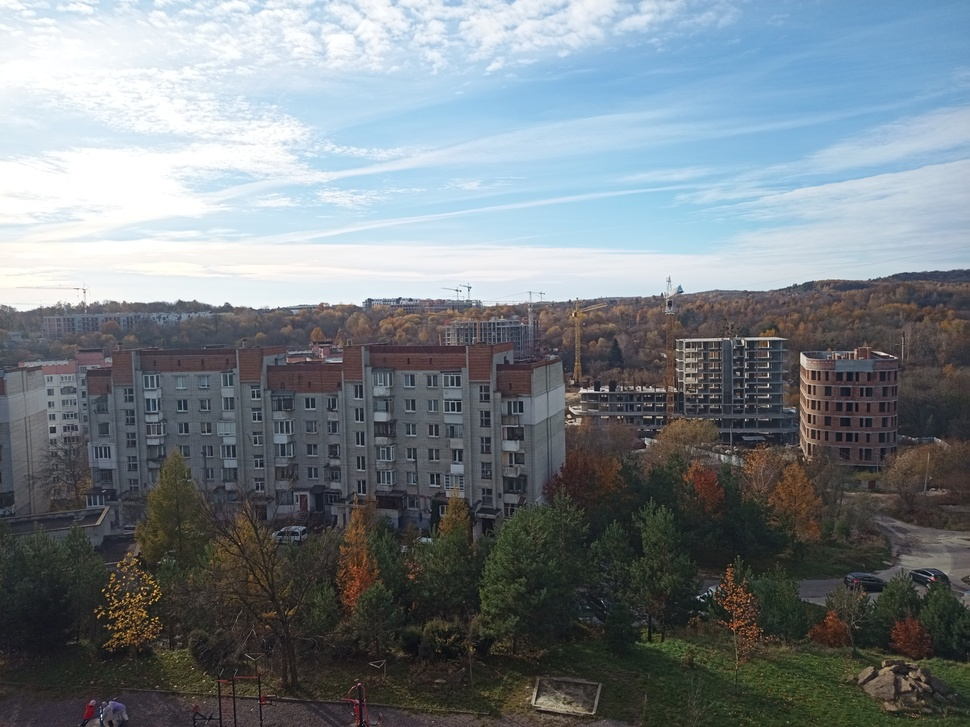
#> input picture CameraCalibration/TestImag1.jpg, 970 x 727 px, shrunk from 4000 x 3000 before the run, given in place of Stadium.mp4, which was not available
$ python ObjectDetectRealtimeCUDA.py
#> lines starting #> are read from the running program, lines starting #| are printed output that depends on the picture; after the words box and inside, x2 and y2 are one past the last pixel; in counts of white or black regions, pixels touching at a corner belong together; pictures that were not available may be replaced by others from this repository, and a replacement may not be noted
import cv2
import numpy as np
import time
from collections import deque

# Global parameters
bitBrightSelector = 0.65
bitThresh = 40
kpGraphRigidity = 2
numOfKeypoints = 500

# GPU check
use_cuda = cv2.cuda.getCudaEnabledDeviceCount() > 0

def align_images(image1, image2):
    orb = cv2.ORB_create(numOfKeypoints)
    keypoints1, descriptors1 = orb.detectAndCompute(image1, None)
    keypoints2, descriptors2 = orb.detectAndCompute(image2, None)

    if descriptors1 is None or descriptors2 is None:
        return image1, image2, (0, 0)

    bf = cv2.BFMatcher(cv2.NORM_HAMMING, crossCheck=True)
    matches = bf.match(descriptors1, descriptors2)
    matches = sorted(matches, key=lambda x: x.distance)[:50]

    if len(matches) < 10:
        return image1, image2, (0, 0)

    src_pts = np.float32([keypoints2[m.trainIdx].pt for m in matches]).reshape(-1, 1, 2)
    dst_pts = np.float32([keypoints1[m.queryIdx].pt for m in matches]).reshape(-1, 1, 2)

    # Verify keypoints graph rigidity by checking pairwise distances
    rigid_matches = []
    for i in range(len(matches)):
        for j in range(i + 1, len(matches)):
            d_src = np.linalg.norm(src_pts[i] - src_pts[j])
            d_dst = np.linalg.norm(dst_pts[i] - dst_pts[j])
            if abs(d_src - d_dst) <= kpGraphRigidity:  # Threshold for rigid transformation
                rigid_matches.append(matches[i])
                rigid_matches.append(matches[j])

    rigid_matches = list(set(rigid_matches))  # Remove duplicates
    if len(rigid_matches) < 10:
        print(f"The keypoints rigid graph contains less than 10 points: {len(rigid_matches)}")
        return image2, image2, (0, 0), (image1.shape[1], image1.shape[0])

    src_pts = np.float32([keypoints2[m.trainIdx].pt for m in rigid_matches]).reshape(-1, 1, 2)
    dst_pts = np.float32([keypoints1[m.queryIdx].pt for m in rigid_matches]).reshape(-1, 1, 2)

    M, _ = cv2.estimateAffinePartial2D(src_pts, dst_pts)
    if M is None:
        return image1, image2, (0, 0)

    aligned_image2 = cv2.warpAffine(image2, M, (image1.shape[1], image1.shape[0]))

    # Set the bounding box of the largest dark region
    align_image1, align_image2, left_top, right_bottom = compute_intersection(image1, aligned_image2, M)

    return align_image1, align_image2, left_top, right_bottom


def compute_intersection(image1, image2, M):
    """
    Crops image1 and image2 to their intersection region based on transformation matrix M.

    Parameters:
        image1 (numpy.ndarray): First aligned image.
        image2 (numpy.ndarray): Second aligned image.
        M (numpy.ndarray): 2x3 Affine transformation matrix.

    Returns:
        tuple: Cropped image1 and image2 containing only the intersection region.
    """
    # Validate matrix
    if M is None:
        raise ValueError("Affine transformation matrix M is None")

    # Get image dimensions
    h, w = image1.shape[:2]

    # Define corners of image1
    corners = np.array([[0, 0], [w, 0], [0, h], [w, h]], dtype=np.float32)

    # Transform corners using M
    transformed_corners = cv2.transform(np.array([corners]), M)[0]

    # Extract individual transformed corner coordinates
    left_top_x, left_top_y         = transformed_corners[0]
    right_top_x, right_top_y       = transformed_corners[1]
    left_bottom_x, left_bottom_y   = transformed_corners[2]
    right_bottom_x, right_bottom_y = transformed_corners[3]

    # Compute bounding box limits using specific corner coordinates
    x_min = max(0, int(np.ceil(max(left_top_x, left_bottom_x))))
    y_min = max(0, int(np.ceil(max(left_top_y, right_top_y))))
    x_max = min(w, int(np.floor(min(right_bottom_x, right_top_x))))
    y_max = min(h, int(np.floor(min(right_bottom_y, left_bottom_y))))

    # Ensure valid intersection
    if x_max <= x_min or y_max <= y_min:
        x_min, y_min, x_max, y_max = 0, 0, w, h
        # raise ValueError("No valid intersection found.")

    # Crop images to the intersection region
    cropped_image1 = image1[y_min:y_max, x_min:x_max]
    cropped_image2 = image2[y_min:y_max, x_min:x_max]

    return cropped_image1, cropped_image2, (x_min, y_min), (x_max, y_max)

def highlight_motion(frame1, frame2, bbox_history=None, max_history=15, sizeThresh=1):
    global bitBrightSelector
    global bitThresh
    gray1 = cv2.cvtColor(frame1, cv2.COLOR_BGR2GRAY)
    gray2 = cv2.cvtColor(frame2, cv2.COLOR_BGR2GRAY)

    if use_cuda:
        gray1_gpu = cv2.cuda_GpuMat()
        gray2_gpu = cv2.cuda_GpuMat()
        gray1_gpu.upload(gray1)
        gray2_gpu.upload(gray2)
        diff_gpu = cv2.cuda.absdiff(gray1_gpu, gray2_gpu)
        diff = diff_gpu.download()
    else:
        aligned1, aligned2, top_left, right_bottom = align_images(gray1, gray2)
        diff = cv2.absdiff(aligned1, aligned2)

    minVal, maxVal, _, maxLoc = cv2.minMaxLoc(diff)
    # [24 lines of commented-out code are left out]

    annotated_frame = frame2.copy()
    # for (x, y, w, h) in boxes:
    #     cv2.rectangle(annotated_frame, (x, y), (x + w, y + h), (0, 0, 255), 2)

    # Mark strongest change
    selectionSide = 30
    cv2.rectangle(annotated_frame,
                  (maxLoc[0] - selectionSide // 2, maxLoc[1] - selectionSide // 2),
                  (maxLoc[0] + selectionSide // 2, maxLoc[1] + selectionSide // 2),
                  (0, 255, 0), 2)
    return annotated_frame

def play_and_detect(videoFile, start_time=0, end_time=None, save_output=False, output_file="output_with_motion.avi"):
#> called with videoFile = 'Stadium.mp4', start_time = 0, end_time = 80, save_output = True, output_file = 'output_with_motion.avi'
    cap = cv2.VideoCapture(videoFile)
    if not cap.isOpened():
        print("Error: Cannot open video.")
        return

    fps = cap.get(cv2.CAP_PROP_FPS)
    width  = int(cap.get(cv2.CAP_PROP_FRAME_WIDTH))
    height = int(cap.get(cv2.CAP_PROP_FRAME_HEIGHT))
    total_frames = int(cap.get(cv2.CAP_PROP_FRAME_COUNT))
    total_time = total_frames / fps

    if end_time is None or end_time > total_time:
        end_time = total_time

    cap.set(cv2.CAP_PROP_POS_FRAMES, int(start_time * fps))
    current_time = start_time

    # Setup video writer
    writer = None
    if save_output:
        fourcc = cv2.VideoWriter_fourcc(*'XVID')
        writer = cv2.VideoWriter(output_file, fourcc, fps, (width, height))

    ret, prev_frame = cap.read()
#> prev_frame is the input picture: shape (727, 970, 3); mean B, G, R 131.8, 126.1, 117.8
    if not ret:
        print("Error: Cannot read initial frame.")
        return

    bbox_history = deque()

    while cap.isOpened() and current_time <= end_time:
        frame_number = int(current_time * fps)
        cap.set(cv2.CAP_PROP_POS_FRAMES, frame_number)
        ret, curr_frame = cap.read()
        if not ret:
            break

        annotated_frame = highlight_motion(prev_frame, curr_frame, bbox_history)
#> in highlight_motion, `gray1 = cv2.cvtColor(frame1, cv2.COLOR_BGR2GRAY)`:
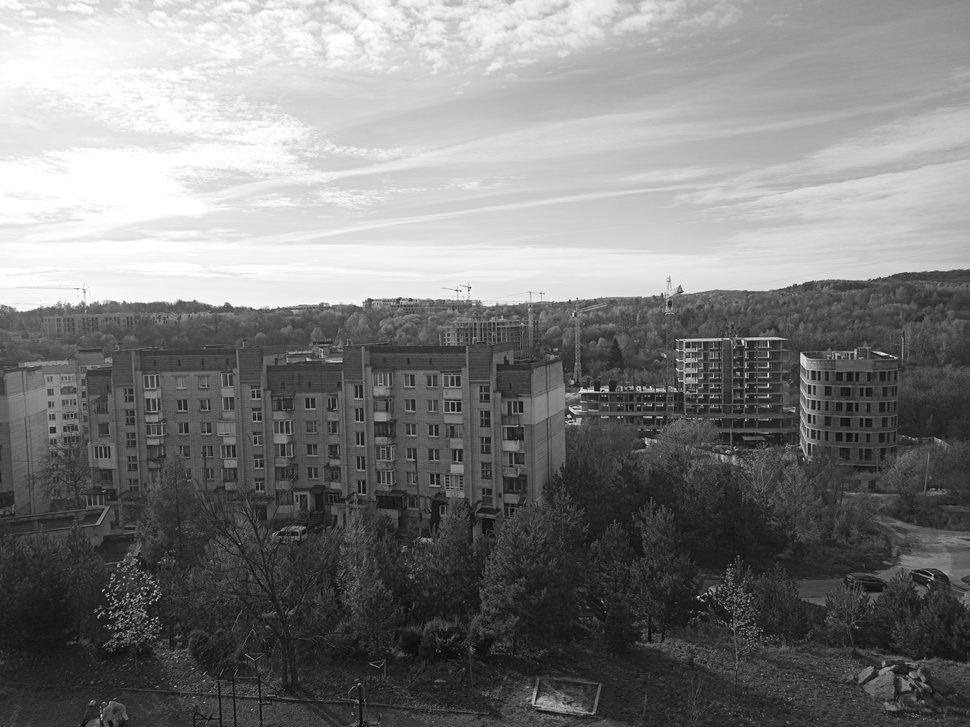
#> gray1: shape (727, 970); min 1, max 255, mean 124.3
#> in align_images, `keypoints1, descriptors1 = orb.detectAndCompute(image1, None)`: keypoints1 = 500 keypoints; strongest (x, y, size): (569, 415, 31), (801, 354, 31), (595, 389, 31), (596, 389, 37.2)
#> in align_images, `keypoints2, descriptors2 = orb.detectAndCompute(image2, None)`: keypoints2 has the same summary as keypoints1
#> in align_images, `matches = bf.match(descriptors1, descriptors2)`: matches = 500 matches
#> in align_images, `matches = sorted(matches, key=lambda x: x.distance)[:50]`: matches = 50 matches
#> in align_images, `src_pts = np.float32([keypoints2[m.trainIdx].pt for m in matches]).res..`: src_pts = 50 rows, first 8: [745, 367], [142, 588], [116, 601], [103, 590], [150, 601], [647, 444], [661, 417], [705, 593]
#> in align_images, `dst_pts = np.float32([keypoints1[m.queryIdx].pt for m in matches]).res..`: dst_pts has the same summary as src_pts
#> the loop in align_images, `for i in range(len(matches)):` made 50 passes
#> after the loop in align_images, `for i in range(len(matches)):`: rigid_matches = 2450 matches
#> in align_images, `rigid_matches = list(set(rigid_matches))`: rigid_matches = 50 matches
#> in align_images, `src_pts = np.float32([keypoints2[m.trainIdx].pt for m in rigid_matches..`: src_pts = 50 rows, first 8: [603, 390], [686, 376], [768, 356], [705, 593], [768, 374], [812, 371], [278, 307], [676, 359]
#> in align_images, `dst_pts = np.float32([keypoints1[m.queryIdx].pt for m in rigid_matches..`: dst_pts has the same summary as src_pts
#> in align_images, `M, _ = cv2.estimateAffinePartial2D(src_pts, dst_pts)`: M = [[1, 1.5e-18, 2.82e-14], [-1.5e-18, 1, 2.31e-14]]
#> in compute_intersection, `transformed_corners = cv2.transform(np.array([corners]), M)[0]`: transformed_corners = [[2.82e-14, 2.31e-14], [970, 2.31e-14], [2.82e-14, 727], [970, 727]]
#> in compute_intersection, `left_top_x, left_top_y         = transformed_corners[0]`: left_top_x = 2.82e-14; left_top_y = 2.31e-14
#> in compute_intersection, `right_top_x, right_top_y       = transformed_corners[1]`: right_top_x = 970; right_top_y = 2.31e-14
#> in compute_intersection, `left_bottom_x, left_bottom_y   = transformed_corners[2]`: left_bottom_x = 2.82e-14; left_bottom_y = 727
#> in compute_intersection, `right_bottom_x, right_bottom_y = transformed_corners[3]`: right_bottom_x = 970; right_bottom_y = 727
#> in compute_intersection, `x_min = max(0, int(np.ceil(max(left_top_x, left_bottom_x))))`: x_min = 1
#> in compute_intersection, `x_max = min(w, int(np.floor(min(right_bottom_x, right_top_x))))`: x_max = 970
#> in compute_intersection, `y_max = min(h, int(np.floor(min(right_bottom_y, left_bottom_y))))`: y_max = 727
#> in align_images, `align_image1, align_image2, left_top, right_bottom = compute_intersect..`: left_top = (1, 1); right_bottom = (970, 727)
#> in highlight_motion, `aligned1, aligned2, top_left, right_bottom = align_images(gray1, gray2)`: top_left = (1, 1); right_bottom = (970, 727)
#> in highlight_motion, `diff = cv2.absdiff(aligned1, aligned2)`: diff: shape (726, 969); every value is 0
#> in highlight_motion, `minVal, maxVal, _, maxLoc = cv2.minMaxLoc(diff)`: minVal = 0; maxLoc = (0, 0)
#> in highlight_motion, `cv2.rectangle(annotated_frame, (maxLoc[0] - selectionSide // 2, maxLoc..`: annotated_frame: shape (727, 970, 3); 0.01% of pixels changed, all inside (x1, y1, x2, y2) = (0, 0, 17, 17)

        cv2.imshow("Real-time Object Detection", annotated_frame)
        if save_output:
            writer.write(annotated_frame)

        key = cv2.waitKey(int(1000 / fps))
#> (key Esc is pressed here)
        if key == 27:  # ESC
            break

        prev_frame = curr_frame
        current_time += 1 / fps

    cap.release()
    if writer:
        writer.release()
    cv2.destroyAllWindows()

# Play from 33s to 60s, enable GPU, smoothing, and save output
play_and_detect("Stadium.mp4", start_time=0, end_time=80, save_output=True)

# "orlan.mp4", start_time=11,
# "FullCars.mp4", start_time=35,
# "pidor2.mp4", start_time=0,
# "stableBalcony.mp4", start_time=18,
# "wavedBalcony.mp4", start_time=0,
# "Stadium.mp4", start_time=0,

$ run again, on CameraCalibration/TestImag3.jpg
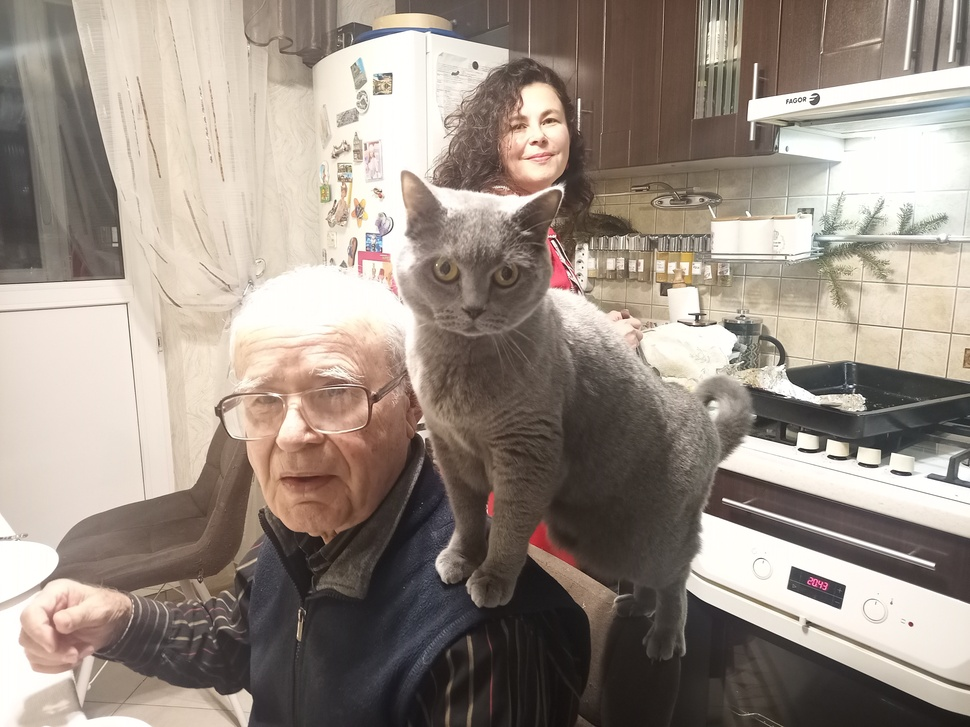
#> input picture CameraCalibration/TestImag3.jpg, 970 x 727 px, shrunk from 4000 x 3000 before the run, given in place of Stadium.mp4, which was not available
#> in play_and_detect, prev_frame is the input picture: shape (727, 970, 3); mean B, G, R 133.3, 143.2, 154.9
#> in highlight_motion, `gray1 = cv2.cvtColor(frame1, cv2.COLOR_BGR2GRAY)`:
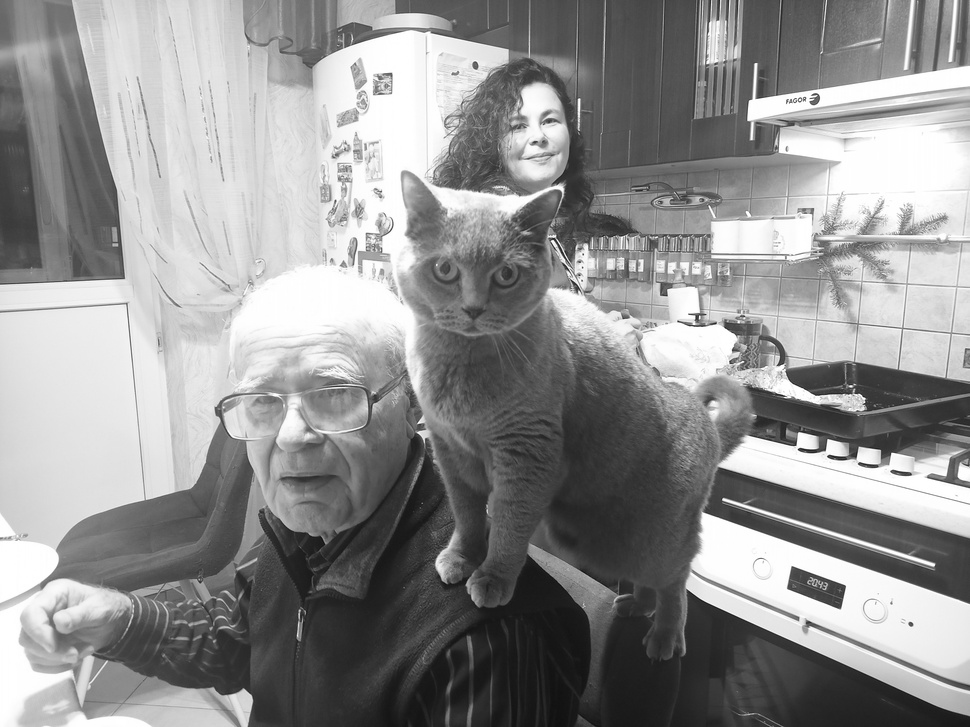
#> gray1: shape (727, 970); min 13, max 255, mean 145.6
#> keypoints1 = 500 keypoints; strongest (x, y, size): (553, 241, 31), (829, 440, 31), (794, 445, 31), (798, 449, 31)
#> keypoints2 has the same summary as keypoints1
#> in align_images, `matches = bf.match(descriptors1, descriptors2)`: matches = 500 matches
#> in align_images, `matches = sorted(matches, key=lambda x: x.distance)[:50]`: matches = 50 matches
#> in align_images, `src_pts = np.float32([keypoints2[m.trainIdx].pt for m in matches]).res..`: src_pts = 50 rows, first 8: [557, 240], [749, 122], [910, 622], [864, 404], [807, 622], [586, 244], [554, 236], [732, 349]
#> in align_images, `dst_pts = np.float32([keypoints1[m.queryIdx].pt for m in matches]).res..`: dst_pts has the same summary as src_pts
#> the loop in align_images, `for i in range(len(matches)):` made 50 passes
#> after the loop in align_images, `for i in range(len(matches)):`: rigid_matches = 2450 matches
#> in align_images, `rigid_matches = list(set(rigid_matches))`: rigid_matches = 50 matches
#> in align_images, `src_pts = np.float32([keypoints2[m.trainIdx].pt for m in rigid_matches..`: src_pts = 50 rows, first 8: [391, 73], [844, 585], [475, 68], [694, 317], [851, 386], [477, 67], [755, 64], [748, 120]
#> in align_images, `dst_pts = np.float32([keypoints1[m.queryIdx].pt for m in rigid_matches..`: dst_pts has the same summary as src_pts
#> M = [[1, 0, 0], [0, 1, 0]]
#> transformed_corners = [[0, 0], [970, 0], [0, 727], [970, 727]]
#> left_top_x = 0
#> right_top_x = 970; right_top_y = 0
#> left_bottom_y = 727
#> right_bottom_x = 970; right_bottom_y = 727
#> x_min = 0
#> x_max = 970
#> y_max = 727
#> in align_images, `align_image1, align_image2, left_top, right_bottom = compute_intersect..`: left_top = (0, 0); right_bottom = (970, 727)
#> in highlight_motion, `aligned1, aligned2, top_left, right_bottom = align_images(gray1, gray2)`: top_left = (0, 0); right_bottom = (970, 727)
#> diff: shape (727, 970); every value is 0
#> minVal = 0; maxLoc = (0, 0)
#> annotated_frame: shape (727, 970, 3); 0.01% of pixels changed, all inside (x1, y1, x2, y2) = (0, 0, 17, 17)
